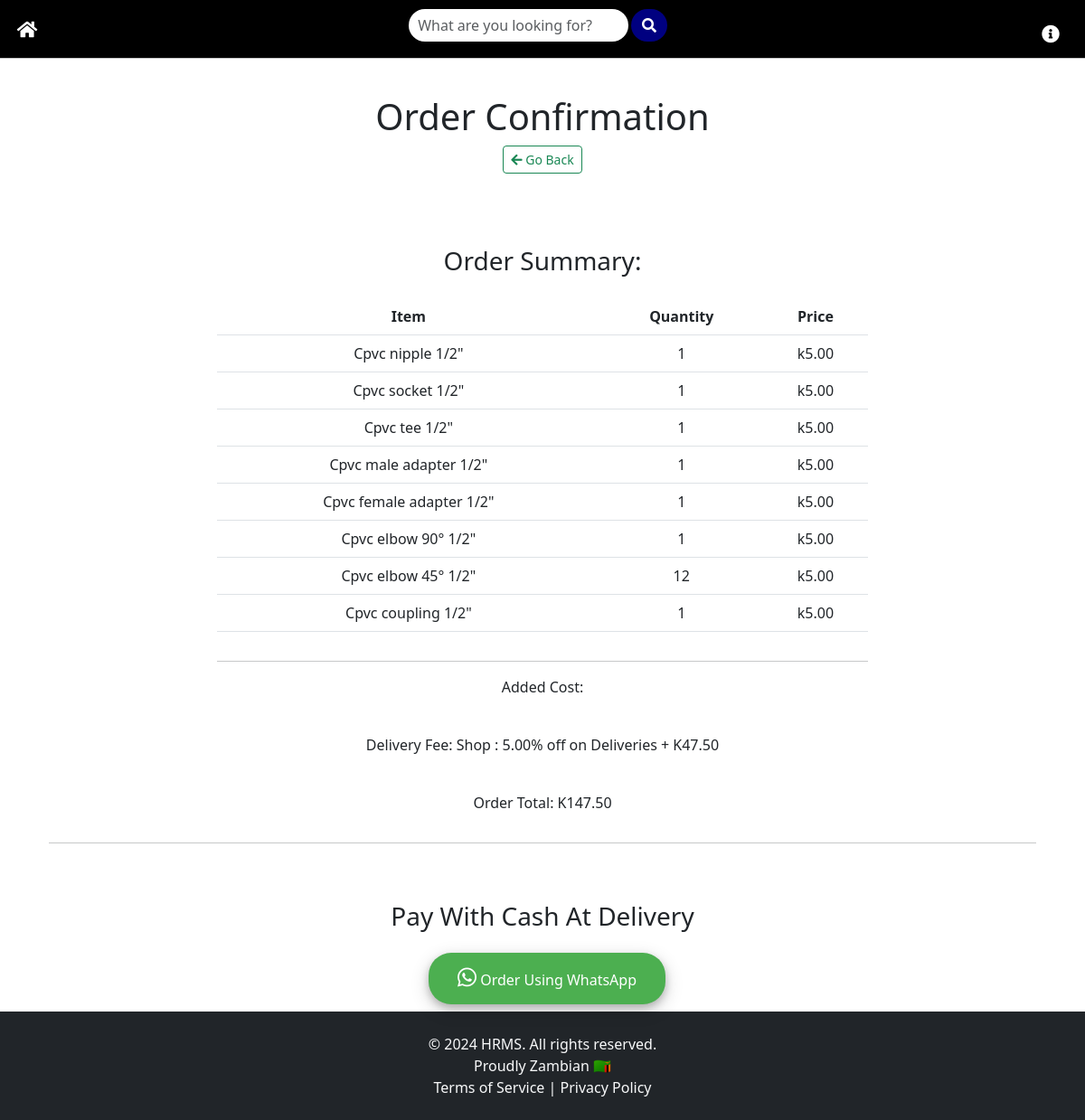
Screenshot of /customer/order-confirmation/126/ with the database file from the repository.
### customer/models.py (models this page shows, shortened)
class OrderItem(models.Model):
    item = models.ForeignKey(MenuItem, on_delete=models.CASCADE)
    quantity = models.IntegerField(default=1)

class MenuItem(models.Model):
    name = models.CharField(max_length=100)
    description = models.TextField()
    DeliveredTime = models.TextField(default=default_delivered_time)
    image = models.ImageField(upload_to='menu_images/')
    price = models.DecimalField(max_digits=10, decimal_places=2)
    category = models.ManyToManyField('Category', related_name='items')
    availability = models.BooleanField(default=True)
    is_verified = models.BooleanField(default=False)  # New field for verified items

class Location(models.Model):
    name = models.CharField(max_length=50)
    delivery_fee = models.DecimalField(max_digits=5, decimal_places=2)
    def __str__(self):
        return self.name

### customer/views.py (the view)
# urls.py: path('order-confirmation/<int:pk>/', OrderConfirmation.as_view(), name='order-confirmation'),
class OrderConfirmation(View):
    def get(self, request, pk, *args, **kwargs):
        order = OrderModel.objects.get(pk=pk)
        discount_percentage = Decimal('0.5')  # Use Decimal for precise arithmetic
        discount_amount = discount_percentage * order.price
        total_price = order.price + order.location.delivery_fee + discount_amount
        context = {
            'pk': order.pk,
            'order_items': order.order_items.all(),
            'price': order.price,
            'location': order.location,
            'delivery_fee': order.location.delivery_fee,
            'total_price': total_price,
            'discount_amount': discount_amount,
        }
        return render(request, 'customer/order_confirmation.html', context)

### templates/customer/order_confirmation.html (shortened to what this page needs)
{% extends 'base.html' %}
{% block content %}
<div class="container">
<div class="container mb-5">
    <div class="row justify-content-center mt-1">
        <div class="col-md-5 col-sm-12 p-4 text-center">
            <h1>Order Confirmation</h1>
            <a href="{% url 'customer:order' %}" class="btn btn-outline-success mb-2 btn-sm">
                <i class="fas fa-arrow-left"></i> Go Back
            </a>
        </div>
    </div>
    <div class="row justify-content-center mt-5">
        <div class="col-md-8 col-sm-12 text-center">
            <h3 class="pb-3">Order Summary:</h3>
            <div class="table-responsive">
                <table class="table">
                    <thead>
                        <tr>
                            <th>Item</th>
                            <th>Quantity</th>
                            <th>Price</th>
                        </tr>
                    </thead>
                    <tbody>
                        {% for item in order_items %}
                        <tr>
                            <td>{{ item.item.name }}</td>
                            <td>{{ item.quantity }}</td>
                            <td>k{{ item.item.price }}</td>
                        </tr>
                        {% endfor %}
                    </tbody>
                </table>
            </div>
            <hr />
            <p>Added Cost: </p>
            <p class="font-weight-bold pt-4">Delivery Fee: {{ location }} : {{ delivery_fee }}% off on Deliveries + K{{ discount_amount|floatformat:2 }}</p>
            <p class="font-weight-bold pt-4">Order Total: K{{ total_price|floatformat:2 }}</p>
        </div>
    </div>
    <hr />
</div>
<div class="row justify-content-center pb-2 pt-3">
    <div class="col-md-6 text-center">
        <h3>Pay With Cash At Delivery</h3>
    </div>
</div>
<div class="row justify-content-center pb-2 pt-2">
    <div class="col-md-6 text-center">
        <a href="https://api.whatsapp.com/send?phone=260970349470&text=Invoice%20Order:%20https://blessedtouchs.pythonanywhere.com/customer/order/{{ pk }}/invoice" class="btn btn-custom" style="margin-left: 10px;">
            <i class="fab fa-whatsapp" aria-hidden="true" style="color: white; font-size: 24px;"></i> Order Using WhatsApp
        </a>
    </div>
</div>
</div>
{% endblock content %}

### templates/customer/order_confirmation.html (style rules this page uses)
.btn-custom { background-color: #4CAF50; border: none; border-radius: 25px; box-shadow: 0 4px 8px 0 rgba(0, 0, 0, 0.2), 0 6px 20px 0 rgba(0, 0, 0, 0.19); color: white; padding: 15px 32px; text-align: center; text-decoration: none; display: inline-block; font-size: 16px; }

### rows the page displays
OrderItem: item.name "Cpvc nipple 1/2\"", quantity "1", item.price "5.00"
OrderItem: item.name "Cpvc socket 1/2\"", quantity "1", item.price "5.00"
OrderItem: item.name "Cpvc tee 1/2\"", quantity "1", item.price "5.00"
OrderItem: item.name "Cpvc male adapter 1/2\"", quantity "1", item.price "5.00"
OrderItem: item.name "Cpvc female adapter 1/2\"", quantity "1", item.price "5.00"
OrderItem: item.name "Cpvc elbow 90° 1/2\"", quantity "1", item.price "5.00"
OrderItem: item.name "Cpvc elbow 45° 1/2\"", quantity "12", item.price "5.00"
OrderItem: item.name "Cpvc coupling 1/2\"", quantity "1", item.price "5.00"
Location: name "Shop", delivery_fee "5.00"

### other values shown
{{ discount_amount|floatformat:2 }} "47.50"
{{ total_price|floatformat:2 }} "147.50"
